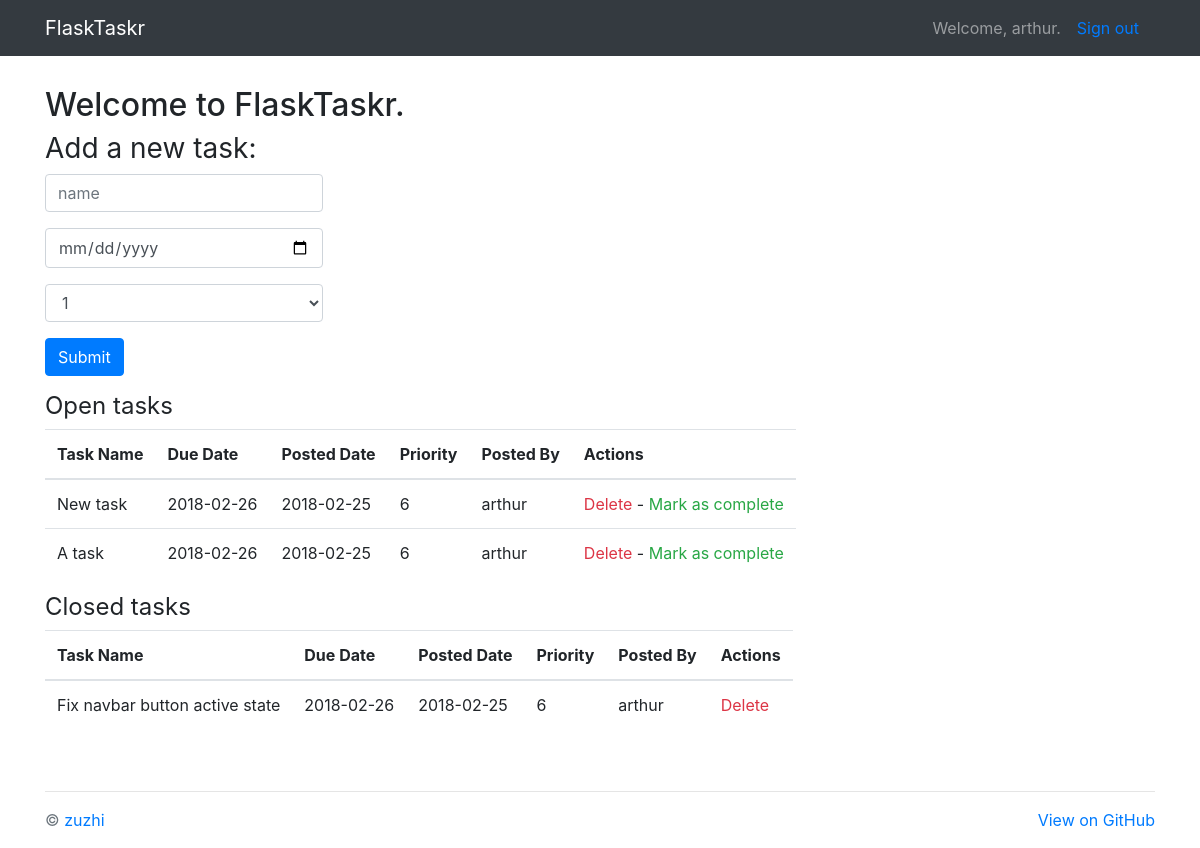
Screenshot of /tasks/ (signed in) with the database file from the repository.
### project/models.py (models this page shows, shortened)
class User(db.Model):
    __tablename__ = "users"
    id = db.Column(db.Integer, primary_key=True)
    name = db.Column(db.String, unique=True, nullable=False)
    email = db.Column(db.String, unique=True, nullable=False)
    password = db.Column(db.String, nullable=False)
    tasks = db.relationship('Task', backref='poster')
    role = db.Column(db.String, default='user')

class Task(db.Model):
    __tablename__ = "tasks"
    task_id = db.Column(db.Integer, primary_key=True)
    name = db.Column(db.String, nullable=False)
    due_date = db.Column(db.Date, nullable=False)
    priority = db.Column(db.Integer, nullable=False)
    posted_date = db.Column(db.Date, default=datetime.datetime.utcnow())
    status = db.Column(db.Integer)
    user_id = db.Column(db.Integer, db.ForeignKey('users.id'))

### project/tasks/views.py (the view)
@tasks_blueprint.route('/tasks/')
@login_required
def tasks():
    return render_template(
        'tasks.html',
        form=AddTaskForm(request.form),
        open_tasks=open_tasks(),
        closed_tasks=closed_tasks(),
        username=session['name']
    )

### project/tasks/forms.py
class AddTaskForm(FlaskForm):
    task_id = IntegerField()
    name = StringField('Task Name', validators=[DataRequired()])
    due_date = DateField(
        'Date Due (mm/dd/yyyy)',
        validators=[DataRequired()], format='%m/%d/%Y'
    )
    priority = SelectField(
        'Priority',
        validators=[DataRequired()],
        choices=[
            ('1', '1'), ('2', '2'), ('3', '3'), ('4', '4'), ('5', '5'),
            ('6', '6'), ('7', '7'), ('8', '8'), ('9', '9'), ('10', '10')
        ]
    )
    status = IntegerField('Status')

### project/tasks/views.py (called while the page is built)
def login_required(test):
    @wraps(test)
    def wrap(*args, **kwargs):
        if 'logged_in' in session:
            return test(*args, **kwargs)
        else:
            flash('You need to login first.')
            return redirect(url_for('users.login'))
    return wrap

def open_tasks():
    return db.session.query(Task).filter_by(
        status='1').order_by(Task.due_date.asc(), Task.priority.asc())

def closed_tasks():
    return db.session.query(Task).filter_by(
        status='0').order_by(Task.due_date.asc())

### project/templates/tasks.html (shortened to what this page needs)
{% extends "_base.html" %}
{% block content %}
<h2>Welcome to FlaskTaskr.</h2>
<div class="add-task">
  <h3 class="font-weight-normal">Add a new task:</h3>
  <form action="{{ url_for('tasks.new_task') }}" method="post" class="inline-form">
    <div class="form-group">
      {{ form.name(placeholder="name", class_="form-control col-md-3", id="name", required="required") }}
    </div>
    <div class="form-group">
      {{ form.due_date(placeholder="due date", class_="form-control col-md-3", id="dueDate", required="required") }}
    </div>
    <div class="form-group">
      {{ form.priority(placeholder="priority", class_="form-control col-md-3", id="priority", required="required") }}
    </div>
    <div class="form-group">
      <button class="btn btn-primary" type="submit">Submit</button>
    </div>
</div>
<div class="entries">
  <h4 class="font-weight-normal">Open tasks</h4>
  <table class="table table-responsive">
    <thead>
      <tr>
        <th>Task Name</th>
        <th>Due Date</th>
        <th>Posted Date</th>
        <th>Priority</th>
        <th>Posted By</th>
        <th>Actions</th>
      </tr>
    </thead>
    {% for task in open_tasks %}
    <tr>
      <td>{{ task.name }}</td>
      <td>{{ task.due_date }}</td>
      <td>{{ task.posted_date }}</td>
      <td>{{ task.priority }}</td>
      <td>{{ task.poster.name }}</td>
      <td>
        {% if task.poster.name == session.name or session.role == "admin" %}
        <a href="{{ url_for('tasks.delete_entry', task_id = task.task_id) }}" class="text-danger">Delete</a>  -
        <a href="{{ url_for('tasks.complete', task_id = task.task_id) }}" class="text-success">Mark as complete</a>
        {% else %}
        <span>N/A</span>
        {% endif %}
      </td>
    </tr>
    {% endfor %}
  </table>
</div>
<div class="entries">
  <h4 class="font-weight-normal">Closed tasks</h4>
  <table class="table table-responsive">
    <thead>
      <tr>
        <th>Task Name</th>
        <th>Due Date</th>
        <th>Posted Date</th>
        <th>Priority</th>
        <th>Posted By</th>
        <th>Actions</th>
      </tr>
    </thead>
    {% for task in closed_tasks %}
    <tr>
      <td>{{ task.name }}</td>
      <td>{{ task.due_date }}</td>
      <td>{{ task.posted_date }}</td>
      <td>{{ task.priority }}</td>
      <td>{{ task.poster.name }}</td>
      <td>
        {% if task.poster.name == session.name or session.role == "admin" %}
        <a href="{{ url_for('tasks.delete_entry', task_id = task.task_id) }}" class="text-danger">Delete</a>
        {% else %}
        <span>N/A</span>
        {% endif %}
      </td>
    </tr>
    {% endfor %}
  </table>
</div>
{% endblock %}

### project/templates/_base.html (shortened to what this page needs)
<!DOCTYPE html>
<html lang="en">
<head>
  <link rel="stylesheet" href="https://maxcdn.bootstrapcdn.com/bootstrap/4.0.0/css/bootstrap.min.css">
  <link href="{{ url_for('static', filename='css/main.css') }}" rel="stylesheet">
</head>
<body>
  <header class="navbar navbar-expand-sm navbar-dark bg-dark">
    <div class="container">
      <a class="navbar-brand" href="/">FlaskTaskr</a>
      <div class="collapse navbar-collapse" id="navbarSupportedContent">
        {% if session.logged_in %}
        <span class="navbar-text">
          Welcome, {{username}}.
        </span>
        <a class="nav-link" href="{{ url_for('users.logout') }}">Sign out</a>
        {% endif %}
      </div>
    </div>
  </header>
  <main class="container">
    <div class="content">
      {% block content %}
      {% endblock %}
    </div>
  </main>
  <footer class="text-muted">
    <div class="container">
      <hr>
      <p class="float-right"><a href="https://github.com/zuzhi/flasktaskr">View on GitHub</a></p>
      <p>&copy; <a href="https://github.com/zuzhi">zuzhi</a></p>
    </div>
  </footer>
</body>
</html>

### project/static/css/main.css (style rules this page uses)
main { margin-top: 30px; }
footer { padding-top: 30px; }

### rows the page displays
User: name "arthur"
Task: name "New task", due_date "2018-02-26", posted_date "2018-02-25", priority "6", poster.name "arthur"
Task: name "A task", due_date "2018-02-26", posted_date "2018-02-25", priority "6", poster.name "arthur"
Task: name "Fix navbar button active state", due_date "2018-02-26", posted_date "2018-02-25", priority "6", poster.name "arthur"
